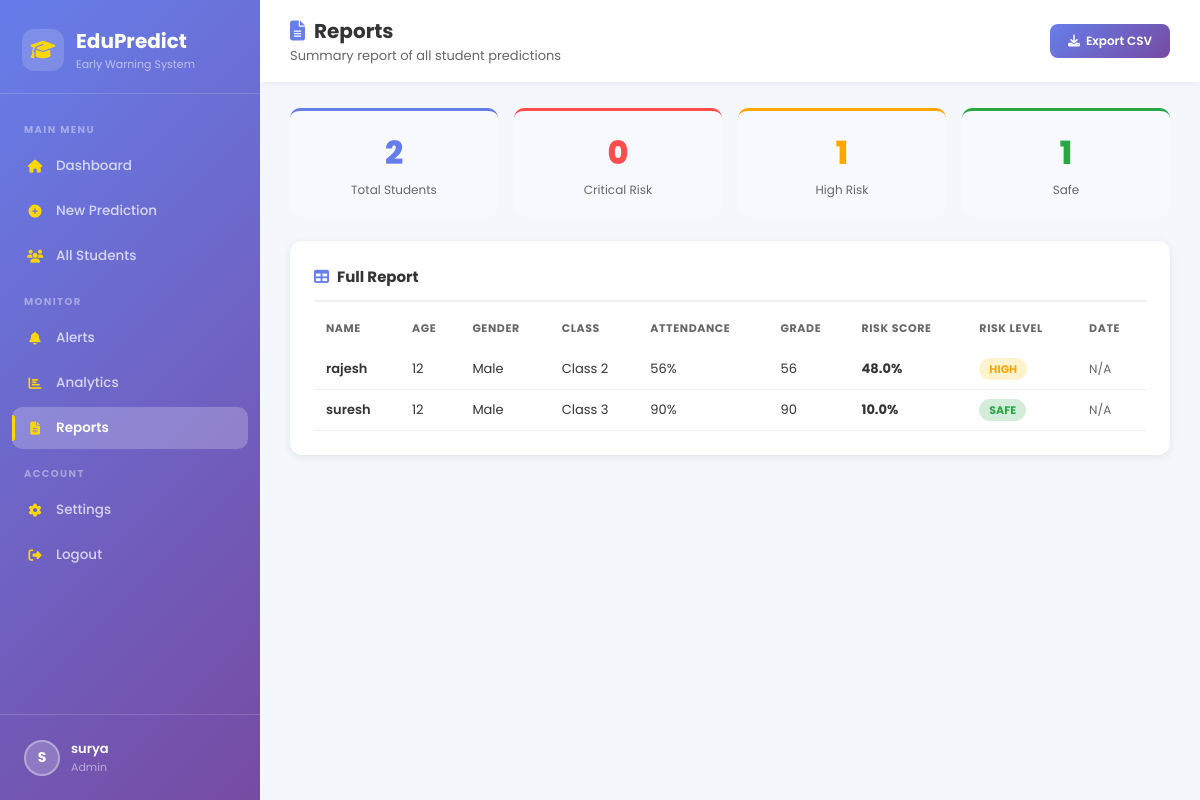
The app's page /reports (signed in) with its own data.
### tables this page shows
CREATE TABLE users (
            id         INTEGER PRIMARY KEY AUTOINCREMENT,
            firstname  TEXT NOT NULL,
            lastname   TEXT NOT NULL DEFAULT '',
            username   TEXT UNIQUE NOT NULL,
            email      TEXT UNIQUE NOT NULL,
            password   TEXT NOT NULL,
            role       TEXT DEFAULT 'teacher',
            created_at TEXT DEFAULT (datetime('now'))
        , google_id TEXT);

CREATE TABLE students (
            user_id               INTEGER NOT NULL DEFAULT 1,
            "Sudent ID"           TEXT,
            "Name"                TEXT,
            "Gender"              TEXT,
            "Age"                 INTEGER,
            "Attendance"          INTEGER,
            "Class"               INTEGER,
            "Homework Completion" REAL,
            "Distance from School" INTEGER,
            "Parent Income Level" INTEGER,
            "Migration Risk"      INTEGER,
            "Student Intrest"     INTEGER,
            "Health Condition"    INTEGER,
            "Previous Year Grade" INTEGER,
            "Fomative Marks"      INTEGER,
            "Sumative Marks"      INTEGER,
            "Behaviour"           INTEGER,
            "Dropout Risk"        INTEGER,
            FOREIGN KEY (user_id) REFERENCES users(id)
        );

### app.py (the view)
@app.route("/reports")
@login_required
def reports():
    user = safe_current_user()
    stats, all_students = get_stats(session.get("user_id"))
    return render_template("reports.html", user=user, students=all_students, stats=stats)

### app.py (called while the page is built)
def get_db():
    conn = sqlite3.connect(DB, timeout=30, check_same_thread=False)
    conn.row_factory = sqlite3.Row
    return conn

def login_required(f):
    @wraps(f)
    def wrapped(*args, **kwargs):
        if "user_id" not in session:
            return redirect(url_for("login"))
        return f(*args, **kwargs)
    return wrapped

def current_user():
    if "user_id" not in session:
        return None
    try:
        conn = get_db()
        u    = conn.execute("SELECT * FROM users WHERE id=?",
                            (session["user_id"],)).fetchone()
        conn.close()
        if u:
            return dict(u)
    except Exception:
        pass
    session.clear()
    return None

def safe_current_user():
    u = current_user()
    if u:
        return u
    session.clear()
    return {"id": 0, "firstname": "Guest", "lastname": "", "email": "",
            "username": "guest", "role": "guest", "google_id": None}

def get_stats(user_id=None):
    conn = get_db()
    if user_id:
        rows = conn.execute("SELECT rowid, * FROM students WHERE user_id=?",
                            (user_id,)).fetchall()
    else:
        rows = conn.execute("SELECT rowid, * FROM students").fetchall()
    conn.close()
    students = [map_student(r, r["rowid"]) for r in rows]
    stats = {
        "total":    len(students),
        "CRITICAL": sum(1 for s in students if s["risk_level"] == "CRITICAL"),
        "HIGH":     sum(1 for s in students if s["risk_level"] == "HIGH"),
        "MODERATE": sum(1 for s in students if s["risk_level"] == "MODERATE"),
        "SAFE":     sum(1 for s in students if s["risk_level"] == "SAFE"),
    }
    return stats, students

### templates/reports.html (shortened to what this page needs)
<!DOCTYPE html>
<html lang="en">
<head>
<link rel="stylesheet" href="https://cdnjs.cloudflare.com/ajax/libs/font-awesome/6.4.0/css/all.min.css"/>
</head>
<body>
<aside class="sidebar">
  <div class="sb-logo">
    <div class="sb-logo-icon"><i class="fas fa-graduation-cap" style="color:var(--gold)"></i></div>
    <div><div class="sb-brand">EduPredict</div><div class="sb-sub">Early Warning System</div></div>
  </div>
  <div class="sb-body">
    <div class="sb-section">Main Menu</div>
    <a class="nav-item" href="/dashboard"><i class="fas fa-home"></i> <span>Dashboard</span></a>
    <a class="nav-item" href="/predict"><i class="fas fa-plus-circle"></i> <span>New Prediction</span></a>
    <a class="nav-item" href="/students"><i class="fas fa-users"></i> <span>All Students</span></a>
    <div class="sb-section">Monitor</div>
    <a class="nav-item" href="/alerts"><i class="fas fa-bell"></i> <span>Alerts</span></a>
    <a class="nav-item" href="/analytics"><i class="fas fa-chart-bar"></i> <span>Analytics</span></a>
    <a class="nav-item active" href="/reports"><i class="fas fa-file-alt"></i> <span>Reports</span></a>
    <div class="sb-section">Account</div>
    <a class="nav-item" href="/settings"><i class="fas fa-cog"></i> <span>Settings</span></a>
    <a class="nav-item" href="/logout"><i class="fas fa-sign-out-alt"></i> <span>Logout</span></a>
  </div>
  <div class="sb-foot">
    <div class="user-row">
      <div class="user-ava">{{ (user.firstname or 'U')[0]|upper }}</div>
      <div><div class="user-name">{{ user.firstname or '' }}</div><div class="user-role">{{ (user.role or 'teacher')|title }}</div></div>
    </div>
  </div>
</aside>
<div class="main">
  <div class="topbar">
    <div><h2><i class="fas fa-file-alt"></i>Reports</h2><p>Summary report of all student predictions</p></div>
    <button class="btn-export" onclick="exportCSV()"><i class="fas fa-download"></i> Export CSV</button>
  </div>
  <div class="page">
    <div class="summary-grid">
      <div class="s-box"><div class="s-val">{{ stats.total }}</div><div class="s-lbl">Total Students</div></div>
      <div class="s-box" style="border-color:#ff4d4d"><div class="s-val" style="color:#ff4d4d">{{ stats.CRITICAL }}</div><div class="s-lbl">Critical Risk</div></div>
      <div class="s-box" style="border-color:#ffa700"><div class="s-val" style="color:#ffa700">{{ stats.HIGH }}</div><div class="s-lbl">High Risk</div></div>
      <div class="s-box" style="border-color:#28a745"><div class="s-val" style="color:#28a745">{{ stats.SAFE }}</div><div class="s-lbl">Safe</div></div>
    </div>
    <div class="card">
      <div class="card-title">
        <span><i class="fas fa-table"></i> Full Report</span>
      </div>
      <table id="reportTable">
        <thead>
          <tr><th>Name</th><th>Age</th><th>Gender</th><th>Class</th><th>Attendance</th><th>Grade</th><th>Risk Score</th><th>Risk Level</th><th>Date</th></tr>
        </thead>
        <tbody>
          {% for s in students %}
          <tr>
            <td style="font-weight:600">{{ s.name }}</td>
            <td>{{ s.age or 'N/A' }}</td>
            <td>{{ s.gender or 'N/A' }}</td>
            <td>Class {{ s.class_level }}</td>
            <td>{{ s.attendance }}%</td>
            <td>{{ s.prev_grade }}</td>
            <td style="font-weight:700">{{ s.risk_score }}%</td>
            <td><span class="rbadge {{ s.risk_level }}">{{ s.risk_level }}</span></td>
            <td style="color:var(--muted);font-size:12px">{{ s.created_at[:10] if s.created_at else 'N/A' }}</td>
          </tr>
          {% endfor %}
        </tbody>
      </table>
    </div>
  </div>
</div>
</body>
</html>

### templates/reports.html (style rules this page uses)
:root { --primary:#667eea;--grad:linear-gradient(135deg,#667eea 0%,#764ba2 100%);--gold:#ffd700;--bg:#f4f7fc;--white:#fff;--shadow:0 2px 10px rgba(0,0,0,0.08);--text:#333;--muted:#666;--border:#f0f0f0;--red:#ff4d4d;--orange:#ffa700;--yellow:#ffc107;--green:#28a745;--red-bg:#ffe5e5;--orange-bg:#fff3cd;--yellow-bg:#fff8e1;--green-bg:#d4edda; }
*,*::before,*::after { box-sizing:border-box;margin:0;padding:0 }
body { font-family:'Poppins',sans-serif;background:var(--bg);color:var(--text);min-height:100vh;display:flex }
.sidebar { position:fixed;top:0;left:0;width:260px;height:100vh;background:var(--grad);display:flex;flex-direction:column;z-index:200 }
.sb-logo { padding:26px 22px 20px;border-bottom:1px solid rgba(255,255,255,0.15);display:flex;align-items:center;gap:12px }
.sb-logo-icon { width:42px;height:42px;background:rgba(255,255,255,0.15);border-radius:12px;display:flex;align-items:center;justify-content:center;font-size:20px }
.sb-brand { font-size:20px;font-weight:700;color:#fff }
.sb-sub { font-size:11px;color:rgba(255,255,255,0.55) }
.sb-body { flex:1;padding:14px 12px;overflow-y:auto }
.sb-section { font-size:10px;font-weight:700;letter-spacing:1.4px;text-transform:uppercase;color:rgba(255,255,255,0.4);padding:14px 12px 7px }
.nav-item { display:flex;align-items:center;gap:12px;padding:11px 14px;border-radius:10px;color:rgba(255,255,255,0.72);font-size:13.5px;font-weight:500;text-decoration:none;transition:all .22s;margin-bottom:3px;position:relative }
.nav-item i { width:18px;text-align:center;color:var(--gold);font-size:13px }
.nav-item.active { background:rgba(255,255,255,0.22);color:#fff;font-weight:600 }
.nav-item.active::before { content:'';position:absolute;left:0;top:20%;bottom:20%;width:3px;background:var(--gold);border-radius:0 4px 4px 0 }
.sb-foot { padding:14px 12px;border-top:1px solid rgba(255,255,255,0.15) }
.user-row { display:flex;align-items:center;gap:11px;padding:10px 12px;border-radius:10px }
.user-ava { width:36px;height:36px;border-radius:50%;background:rgba(255,255,255,0.2);border:2px solid rgba(255,255,255,0.35);display:flex;align-items:center;justify-content:center;font-size:14px;font-weight:700;color:#fff;flex-shrink:0 }
.user-name { font-size:13px;font-weight:600;color:#fff }
.user-role { font-size:11px;color:rgba(255,255,255,0.5) }
.main { margin-left:260px;flex:1;display:flex;flex-direction:column }
.topbar { background:var(--white);padding:16px 30px;display:flex;align-items:center;justify-content:space-between;box-shadow:0 2px 10px rgba(0,0,0,0.06);position:sticky;top:0;z-index:100 }
.topbar h2 { font-size:20px;font-weight:700 }
.topbar h2 i { color:var(--primary);margin-right:9px }
.topbar p { font-size:13px;color:var(--muted);margin:0 }
.page { padding:26px 30px;flex:1 }
.card { background:var(--white);border-radius:12px;padding:24px;box-shadow:var(--shadow);margin-bottom:20px }
.card-title { font-size:15px;font-weight:700;margin-bottom:18px;padding-bottom:12px;border-bottom:2px solid var(--border);display:flex;align-items:center;justify-content:space-between }
.card-title span { display:flex;align-items:center;gap:8px }
.card-title i { color:var(--primary) }
.btn-export { background:var(--grad);color:#fff;padding:8px 18px;border-radius:8px;border:none;font-family:'Poppins',sans-serif;font-size:12px;font-weight:600;cursor:pointer;display:flex;align-items:center;gap:6px }
.summary-grid { display:grid;grid-template-columns:repeat(4,1fr);gap:16px;margin-bottom:24px }
.s-box { background:#f8f9ff;border-radius:10px;padding:18px;text-align:center;border-top:3px solid var(--primary) }
.s-val { font-size:32px;font-weight:800;color:var(--primary) }
.s-lbl { font-size:12px;color:var(--muted);margin-top:4px }
table { width:100%;border-collapse:collapse }
thead th { font-size:11px;font-weight:700;letter-spacing:.6px;text-transform:uppercase;color:var(--muted);padding:0 12px 12px;text-align:left }
tbody td { padding:10px 12px;font-size:13px;border-bottom:1px solid var(--border) }
.rbadge { padding:3px 10px;border-radius:20px;font-size:11px;font-weight:700 }
.rbadge.HIGH { background:var(--orange-bg);color:var(--orange) }
.rbadge.SAFE { background:var(--green-bg);color:var(--green) }

### records on screen
users: firstname "S", firstname "surya", role "Admin"
students: name "rajesh", Age "12", Gender "Male", class_level "2", attendance "56", prev_grade "56", risk_score "48.0", risk_level "HIGH", created_at "N/A"
students: name "suresh", Age "12", Gender "Male", class_level "3", attendance "90", prev_grade "90", risk_score "10.0", risk_level "SAFE", created_at "N/A"

### other values on screen
{{ stats.total }} "2"
{{ stats.CRITICAL }} "0"
{{ stats.HIGH }} "1"
{{ stats.SAFE }} "1"
